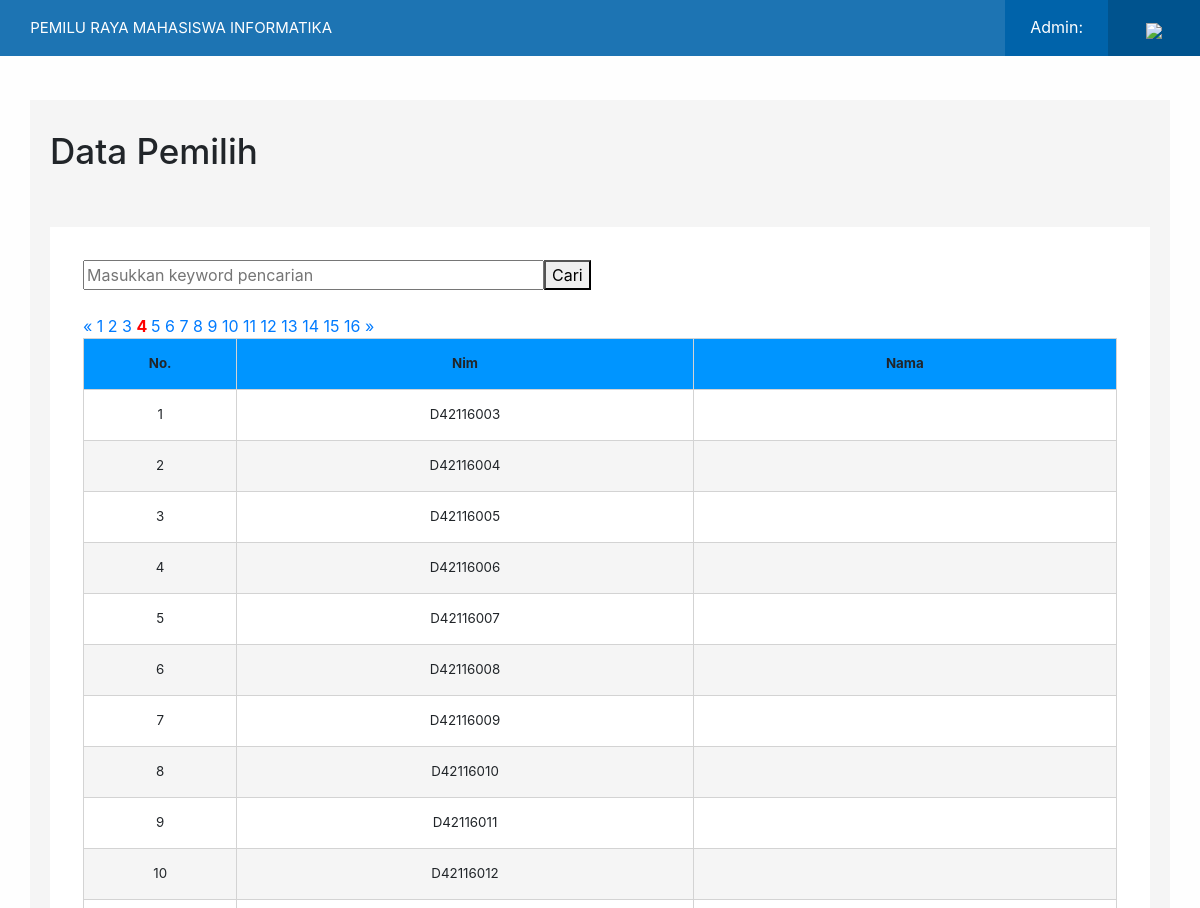
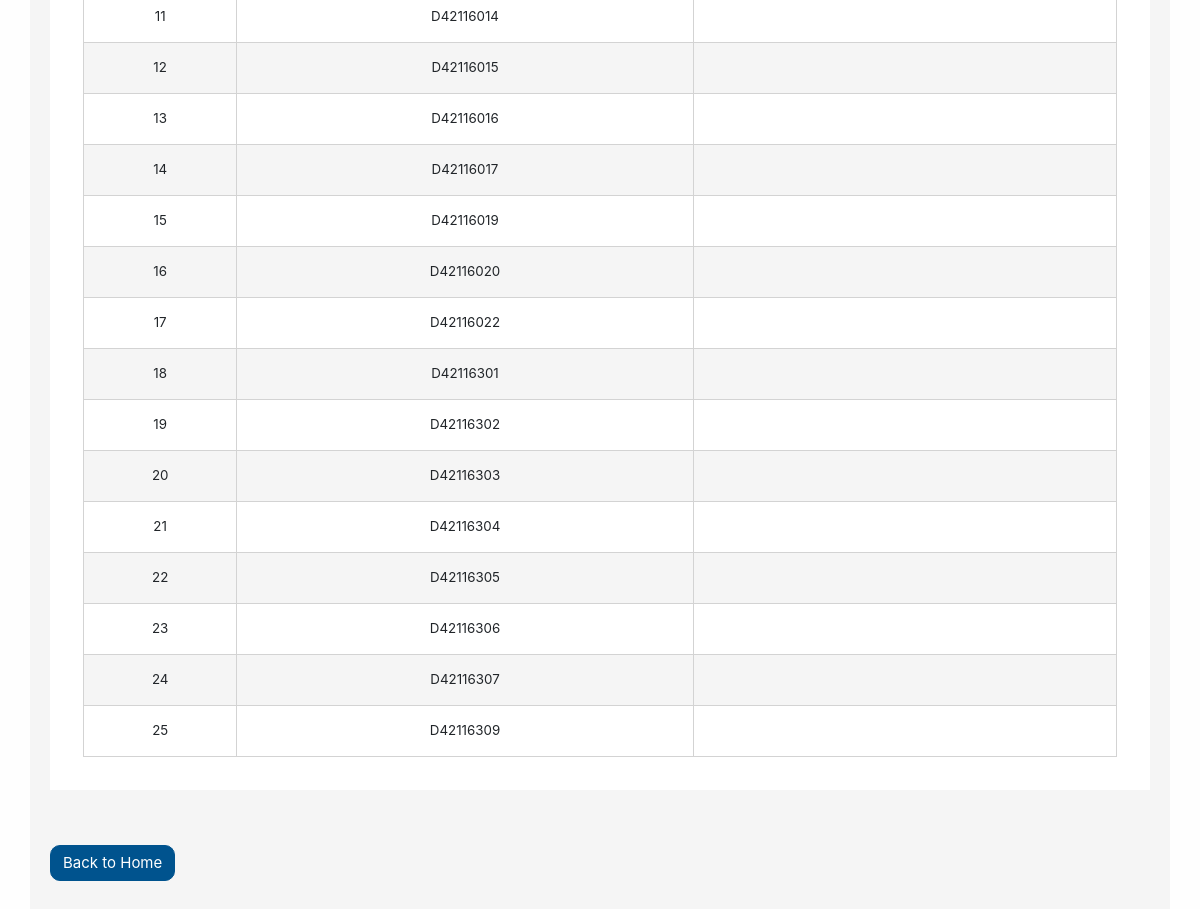
Screenshot of /updatepemilih.php?halaman=4 (signed in) with the database file from the repository (2 pictures, top to bottom).
### tables this page shows
CREATE TABLE `mahasiswa` (
  `No.` int(11) NOT NULL,
  `NIM` varchar(12) NOT NULL,
  `admin` varchar(255) NOT NULL,
  `panitia` varchar(255) NOT NULL,
  `nama` varchar(100) NOT NULL,
  `password` varchar(255) NOT NULL,
  `email_sso` varchar(100) NOT NULL,
  `ketude` varchar(10) NOT NULL,
  `ketum` varchar(10) NOT NULL,
  `memilih` varchar(255) NOT NULL,
  `registrasi` varchar(255) NOT NULL,
  `verif` varchar(255) NOT NULL,
  `login` varchar(255) NOT NULL,
  `logout` varchar(255) NOT NULL,
  `submit_memilih` varchar(255) NOT NULL,
  `submit_tdkMemilih` varchar(255) NOT NULL
);

### function.php (called while the page is built, shortened)
<?php
    $conn = mysqli_connect("localhost","root", "", "mmif");
    function query($query){
        global $conn;
        $result = mysqli_query($conn, $query);
        $rows = [];
        while ($row = mysqli_fetch_assoc($result)){
            $rows[] = $row;
        }
        return $rows;
    }
?>

### updatepemilih.php (the view, shortened to what this page needs)
<?php
    require 'function.php';
    $jumlahDataPerHalaman=25;
    $jumlahData = count(query("SELECT * FROM mahasiswa"));
    $jumlahHalaman = ceil($jumlahData/$jumlahDataPerHalaman);
    $halamanAktif = (isset($_GET["halaman"])) ? $_GET["halaman"] : 1;
    $awalData = ($jumlahDataPerHalaman * $halamanAktif)-$jumlahDataPerHalaman;
    $mahasiswa = query("SELECT * FROM mahasiswa LIMIT $awalData, $jumlahDataPerHalaman");
?>
<!DOCTYPE html>
<html lang="en">
<head>
    <link rel="stylesheet" href="https://stackpath.bootstrapcdn.com/bootstrap/4.5.0/css/bootstrap.min.css">
    <link rel="stylesheet" href="style.css">
</head>
<body>
    <nav class="navbar">
        <div class="navbar navbar-expand-lg navbar-light fixed-top">
            <div class="navbar-header">
                <a href="#"></a>PEMILU RAYA MAHASISWA INFORMATIKA</a>
            </div>
            <div class="collapse navbar-collapse" id="navbarNav">
                <ul class="navbar-nav ml-auto">
                    <li class="name nav-item">
                        <p>Admin: <?php
                        ?></p>
                    </li>
                    <li class="log-out nav-item">
                        <form action="" method="post">
                            <button name="logout" type='submit' class="btn"><img src="img/Web.png"></button>
                        </form>
                    </li>
                </ul>
            </div>
        </div>
    </nav>
    <section class="update-pemilih">
        <div class="container">
            <h2>Data Pemilih</h2>
            <div class="tabel-pemilih">
                <table>
                <form action="" method="post" >
                    <input type="text" name="keyword" size="40" autofocus placeholder="Masukkan keyword pencarian" autocomplete="off">
                    <button type="submit" name="cari"> Cari </button>
                </form>
                <br><br>
                <?php if($halamanAktif>1) : ?>
                    <a href="?halaman=<?= $halamanAktif-1 ?>">&laquo</a>
                <?php endif ?>
                <?php if(isset($_POST["cari"])) :?>
                    <?php for($i=1; $i<=$jumlahHalaman; $i++) : ?>
                        <a id="halaman" href="?halaman=<?= $i ?>"> <?php echo $i; ?> </a>
                    <?php endfor; ?>
                <?php else : ?>
                    <?php for($i=1; $i<=$jumlahHalaman; $i++) : ?>
                        <?php if($i == $halamanAktif) : ?>
                            <a id="halaman" href="?halaman=<?= $i ?>" style="font-weight: bold; color:red;"> <?php echo $i; ?> </a>
                        <?php else : ?>
                            <a href="?halaman=<?= $i ?>"> <?php echo $i; ?> </a>
                        <?php endif; ?>
                    <?php endfor; ?>
                <?php endif; ?>
                <?php if($halamanAktif<$jumlahHalaman) : ?>
                    <a href="?halaman=<?= $halamanAktif+1 ?>">&raquo</a>
                <?php endif ?>
                    <tr>
                        <th>No.</th>
                        <th>Nim</th>
                        <th>Nama</th>
                    </tr>
                    <?php $i = 1 ?>
                    <?php foreach($mahasiswa as $row) : ?>
                        <tr>
                            <td> <?php echo $i; ?> </td>
                            <td> <?php echo $row["NIM"]; ?> </td>
                            <td> <?php echo $row["nama"]; ?> </td>
                        </tr>
                        <?php $i++; ?>
                    <?php endforeach; ?>
                </table>
            </div>
            <a href="admin.html" class="back1"><button type="submit " class=" btn btn-primary ">Back to Home</button></a>
        </div>
    </section>
</body>
</html>

### style.css (style rules this page uses)
body { background-color: #fefefe; }
.navbar { background-color: #1d74b3; color: white; }
.navbar-header { font-size: 10px; color: #fefefe; padding-left: 10px; }
.navbar a { font-size: 15px; padding-left: 5px; }
.log-out img { height: 30px; }
ul li { height: 56px; margin: 0 auto; padding: 0 0 0 16px; }
section { margin-top: 100px; }
.ketua1 h2, .ketua2 h2, .update-data-pemilih h2, .selamat h2, .update-pemilih h2 { font-size: 20px; margin: 0; }
.back1 button { border-color: #00538e; border-radius: 10px; background-color: #00538e; font-size: 12px; }
.update-pemilih .container { background-color: whitesmoke; padding: 30px 20px; }
.update-pemilih .tabel-pemilih, .generate .tabel-pemilih { margin: 5% auto; padding: 3%; background-color: white; }
.update-pemilih th:nth-child(1), .update-pemilih td:nth-child(1) { width: 1%; }
.update-pemilih th, .update-pemilih td, .generate th, .generate td { border: 1px solid lightgrey; font-size: 7px; width: 3%; padding-top: 5px; padding-bottom: 5px; text-align: center; }
.update-pemilih th, .generate th { background-color: #0095ff }
.update-pemilih tr:nth-child(odd), .generate tr:nth-child(odd) { background-color: whitesmoke; }
.update-pemilih tr, .generate tr { background-color: white; }
@media screen and (min-width: 1001px) { .navbar { padding: 0 0 0 16px; } }
@media screen and (min-width: 1001px) { .navbar-header a { line-height: 56px; margin-left: 10px; } }
@media screen and (min-width: 1001px) { .navbar-header { font-size: 15px; } }
@media screen and (min-width: 1001px) { .name, .navbar .log-in { background-color: #0063aa; } }
@media screen and (min-width: 1001px) { .log-out { background-color: #00538e; } }
@media screen and (min-width: 1001px) { .name, .add, .navbar .log-in { padding: 15px 25px; } }
@media screen and (min-width: 1001px) { .log-out { padding: 10px 25px; } }
@media screen and (min-width: 1001px) { .ketua1 h2, .ketua2 h2, .update-data-pemilih h2, .selamat h2, .update h2, .update-pemilih h2, .generate h2 { font-size: 35px; } }
@media screen and (min-width: 1001px) { .back1 button { font-size: 15px; } }
@media screen and (min-width: 1001px) { .update-pemilih th, .update-pemilih td, .generate th, .generate td { font-size: smaller; padding-top: 15px; padding-bottom: 15px; } }

### rows the page displays
mahasiswa: NIM "D42116003"
mahasiswa: NIM "D42116004"
mahasiswa: NIM "D42116005"
mahasiswa: NIM "D42116006"
mahasiswa: NIM "D42116007"
mahasiswa: NIM "D42116008"
mahasiswa: NIM "D42116009"
mahasiswa: NIM "D42116010"
mahasiswa: NIM "D42116011"
mahasiswa: NIM "D42116012"
mahasiswa: NIM "D42116014"
mahasiswa: NIM "D42116015"
mahasiswa: NIM "D42116016"
mahasiswa: NIM "D42116017"
mahasiswa: NIM "D42116019"
mahasiswa: NIM "D42116020"
mahasiswa: NIM "D42116022"
mahasiswa: NIM "D42116301"
mahasiswa: NIM "D42116302"
mahasiswa: NIM "D42116303"
mahasiswa: NIM "D42116304"
mahasiswa: NIM "D42116305"
mahasiswa: NIM "D42116306"
mahasiswa: NIM "D42116307"
mahasiswa: NIM "D42116309"
